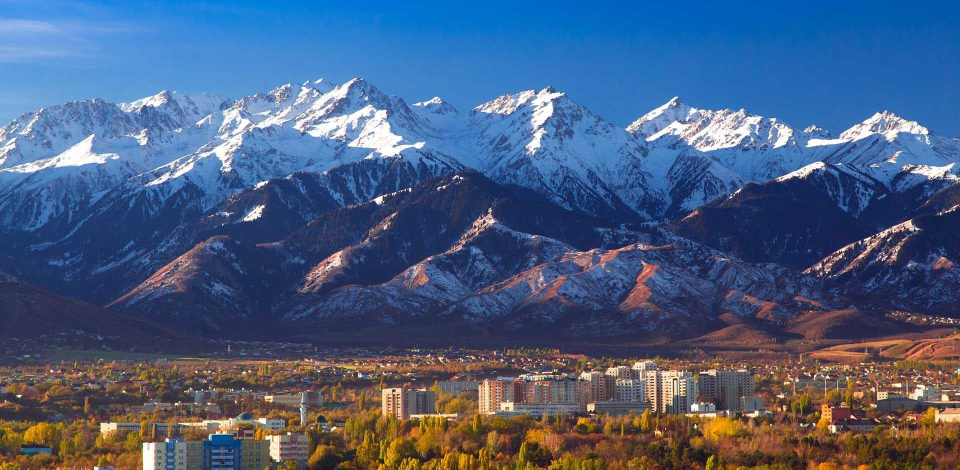
#> input picture StichIO/image.png, 1920 x 940 px (shown at 1/2 size)
$ python stichio.py
#> lines starting #> are read from the running program, lines starting #| are printed output that depends on the picture; after the words box and inside, x2 and y2 are one past the last pixel; in counts of white or black regions, pixels touching at a corner belong together
import os
import cv2
import numpy as np
import matplotlib.pyplot as plt


INPUT_IMAGE = "image.png"
OUTPUT_PANORAMA = "stitched_panorama.png"
OUTPUT_FIGURE = "result_page.png"


def load_image(path: str) -> np.ndarray:
    image = cv2.imread(path, cv2.IMREAD_COLOR)
    if image is None:
        raise FileNotFoundError(f"Cannot read image: {path}")
    return image


def crop_image_into_three_parts(image: np.ndarray):
    h, w = image.shape[:2]

    overlap = int(w * 0.15)
    crop_w = int(w * 0.45)

    x1 = 0
    x2 = crop_w - overlap
    x3 = w - crop_w

    part1 = image[:, x1:x1 + crop_w].copy()
    part2 = image[:, x2:x2 + crop_w].copy()
    part3 = image[:, x3:x3 + crop_w].copy()

    return [part1, part2, part3]


def save_crops(parts):
    for i, part in enumerate(parts, start=1):
        cv2.imwrite(f"part{i}.png", part)


def detect_and_match_features(img1: np.ndarray, img2: np.ndarray):
    gray1 = cv2.cvtColor(img1, cv2.COLOR_BGR2GRAY)
    gray2 = cv2.cvtColor(img2, cv2.COLOR_BGR2GRAY)

    if hasattr(cv2, "SIFT_create"):
        detector = cv2.SIFT_create(nfeatures=4000)
        norm = cv2.NORM_L2
    else:
        detector = cv2.ORB_create(nfeatures=6000)
        norm = cv2.NORM_HAMMING

    k1, d1 = detector.detectAndCompute(gray1, None)
    k2, d2 = detector.detectAndCompute(gray2, None)

    if d1 is None or d2 is None or len(k1) < 8 or len(k2) < 8:
        raise RuntimeError("Not enough features detected.")

    matcher = cv2.BFMatcher(norm, crossCheck=False)
    knn = matcher.knnMatch(d1, d2, k=2)

    good = []
    for pair in knn:
        if len(pair) < 2:
            continue
        m, n = pair
        if m.distance < 0.75 * n.distance:
            good.append(m)

    if len(good) < 8:
        raise RuntimeError("Not enough good matches.")

    pts1 = np.float32([k1[m.queryIdx].pt for m in good])
    pts2 = np.float32([k2[m.trainIdx].pt for m in good])

    return pts1, pts2


def estimate_translation(img_left: np.ndarray, img_right: np.ndarray):
    pts_left, pts_right = detect_and_match_features(img_left, img_right)

    shifts = pts_left - pts_right
    dx, dy = np.median(shifts, axis=0)

    return float(dx), float(dy)


def warp_image_translation(image: np.ndarray, dx: float, dy: float, out_shape):
    h_out, w_out = out_shape
    H = np.array([
        [1.0, 0.0, dx],
        [0.0, 1.0, dy],
        [0.0, 0.0, 1.0]
    ], dtype=np.float32)

    warped = cv2.warpPerspective(
        image,
        H,
        (w_out, h_out),
        flags=cv2.INTER_LINEAR,
        borderMode=cv2.BORDER_CONSTANT,
        borderValue=0
    )

    mask = np.ones(image.shape[:2], dtype=np.uint8) * 255
    warped_mask = cv2.warpPerspective(
        mask,
        H,
        (w_out, h_out),
        flags=cv2.INTER_NEAREST,
        borderMode=cv2.BORDER_CONSTANT,
        borderValue=0
    )

    return warped, warped_mask


def feather_blend(base, base_mask, overlay, overlay_mask):
    base_f = base.astype(np.float32)
    overlay_f = overlay.astype(np.float32)

    base_w = cv2.distanceTransform((base_mask > 0).astype(np.uint8), cv2.DIST_L2, 5)
    overlay_w = cv2.distanceTransform((overlay_mask > 0).astype(np.uint8), cv2.DIST_L2, 5)

    base_w = np.where(base_mask > 0, np.maximum(base_w, 1.0), 0.0).astype(np.float32)
    overlay_w = np.where(overlay_mask > 0, np.maximum(overlay_w, 1.0), 0.0).astype(np.float32)

    weight_sum = base_w + overlay_w
    weight_sum = np.where(weight_sum == 0, 1.0, weight_sum)

    blended = (
        base_f * base_w[:, :, None] +
        overlay_f * overlay_w[:, :, None]
    ) / weight_sum[:, :, None]

    blended_mask = np.where((base_mask > 0) | (overlay_mask > 0), 255, 0).astype(np.uint8)
    return blended.astype(np.uint8), blended_mask


def crop_non_black(image: np.ndarray):
    gray = cv2.cvtColor(image, cv2.COLOR_BGR2GRAY)
    coords = cv2.findNonZero((gray > 0).astype(np.uint8))
    if coords is None:
        return image
    x, y, w, h = cv2.boundingRect(coords)
    return image[y:y + h, x:x + w]


def stitch_translation(parts):
    img1, img2, img3 = parts

    dx12, dy12 = estimate_translation(img1, img2)
    dx23, dy23 = estimate_translation(img2, img3)

    pos1 = np.array([0.0, 0.0], dtype=np.float32)
    pos2 = np.array([-dx12, -dy12], dtype=np.float32)
    pos3 = pos2 + np.array([-dx23, -dy23], dtype=np.float32)

    positions = np.stack([pos1, pos2, pos3], axis=0)

    min_x = int(np.floor(np.min(positions[:, 0])))
    min_y = int(np.floor(np.min(positions[:, 1])))

    shifted_positions = positions - np.array([min_x, min_y], dtype=np.float32)

    heights = [p.shape[0] for p in parts]
    widths = [p.shape[1] for p in parts]

    max_x = 0
    max_y = 0
    for (x, y), w, h in zip(shifted_positions, widths, heights):
        max_x = max(max_x, int(np.ceil(x + w)))
        max_y = max(max_y, int(np.ceil(y + h)))

    canvas = np.zeros((max_y, max_x, 3), dtype=np.uint8)
    canvas_mask = np.zeros((max_y, max_x), dtype=np.uint8)

    for image, (x, y) in zip(parts, shifted_positions):
        warped, warped_mask = warp_image_translation(image, float(x), float(y), (max_y, max_x))
        canvas, canvas_mask = feather_blend(canvas, canvas_mask, warped, warped_mask)

    return crop_non_black(canvas)


def make_result_page(original, parts, panorama, output_path):
    original_rgb = cv2.cvtColor(original, cv2.COLOR_BGR2RGB)
    parts_rgb = [cv2.cvtColor(p, cv2.COLOR_BGR2RGB) for p in parts]
    panorama_rgb = cv2.cvtColor(panorama, cv2.COLOR_BGR2RGB)

    plt.figure(figsize=(18, 10))

    ax1 = plt.subplot(2, 3, 1)
    ax1.imshow(original_rgb)
    ax1.set_title("Original Image")
    ax1.axis("off")

    ax2 = plt.subplot(2, 3, 2)
    ax2.imshow(parts_rgb[0])
    ax2.set_title("Cropped Part 1")
    ax2.axis("off")

    ax3 = plt.subplot(2, 3, 3)
    ax3.imshow(parts_rgb[1])
    ax3.set_title("Cropped Part 2")
    ax3.axis("off")

    ax4 = plt.subplot(2, 3, 4)
    ax4.imshow(parts_rgb[2])
    ax4.set_title("Cropped Part 3")
    ax4.axis("off")

    ax5 = plt.subplot(2, 1, 2)
    ax5.imshow(panorama_rgb)
    ax5.set_title("Stitched Panorama")
    ax5.axis("off")

    plt.tight_layout()
    plt.savefig(output_path, dpi=200, bbox_inches="tight")
    plt.show()


def main():
    image = load_image(INPUT_IMAGE)
#> in load_image, image is the input picture: shape (940, 1920, 3); mean B, G, R 127.1, 93.8, 73.7

    parts = crop_image_into_three_parts(image)
#> in crop_image_into_three_parts, `part3 = image[:, x3:x3 + crop_w].copy()`:
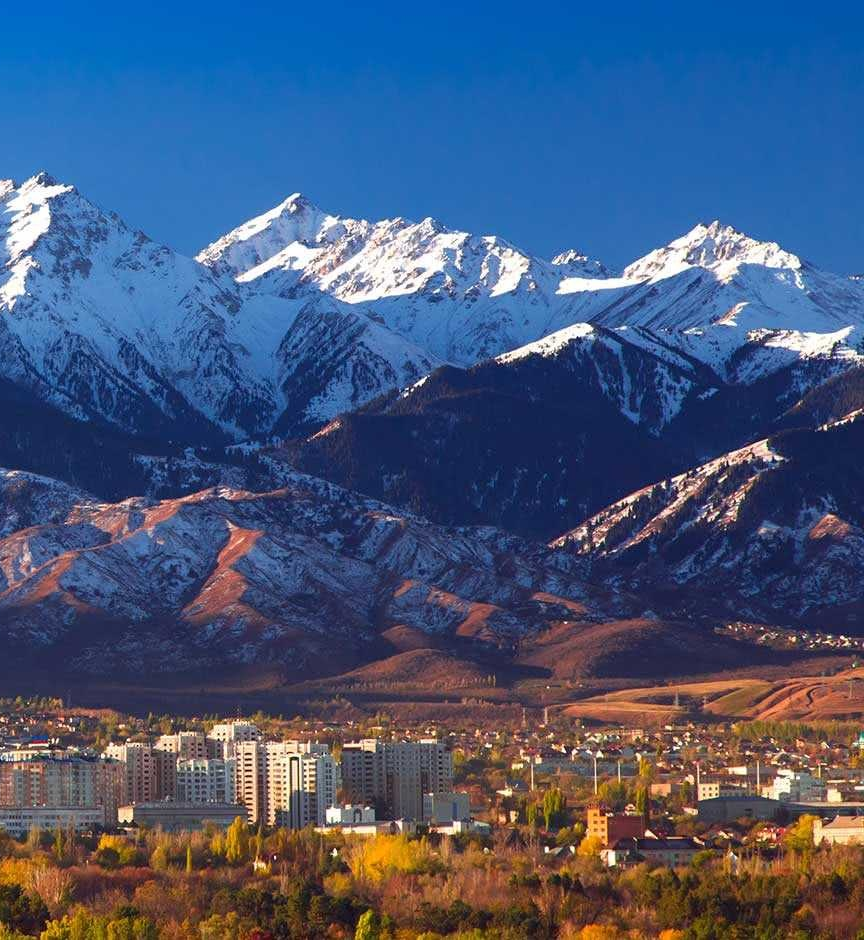
#> part3: shape (940, 864, 3); mean B, G, R 120.3, 87, 69
#> parts = 3 items
    save_crops(parts)
#> the loop in save_crops, `for i, part in enumerate(parts, start=1):` made 3 passes

    panorama = stitch_translation(parts)
#> in detect_and_match_features, `gray2 = cv2.cvtColor(img2, cv2.COLOR_BGR2GRAY)`:
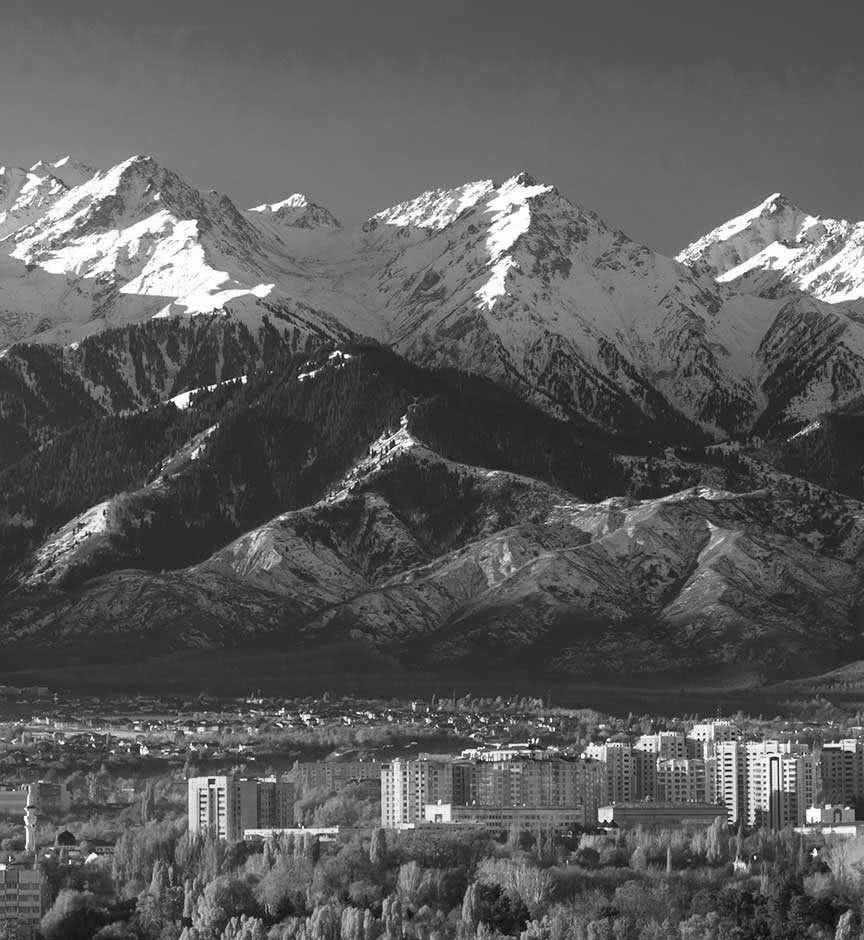
#> gray2: shape (940, 864); min 2, max 255, mean 90.9
#> in detect_and_match_features, `norm = cv2.NORM_L2`: norm = 4
#> in detect_and_match_features, `k1, d1 = detector.detectAndCompute(gray1, None)`: k1 = 4000 keypoints; strongest (x, y, size): (757, 400, 10.2), (810, 380, 2.2), (502, 781, 1.9), (820, 379, 4.2)
#> in detect_and_match_features, `k2, d2 = detector.detectAndCompute(gray2, None)`: k2 = 4001 keypoints; strongest (x, y, size): (346, 356, 3.1), (181, 400, 10.2), (234, 380, 2.2), (244, 379, 4.2)
#> in detect_and_match_features, `knn = matcher.knnMatch(d1, d2, k=2)`: knn = 4000 matches
#> after the loop in detect_and_match_features, `for pair in knn:`: good = 1303 matches
#> in detect_and_match_features, `pts1 = np.float32([k1[m.queryIdx].pt for m in good])`: pts1 = 1303 pairs, first value 56.83 to 859.4, second value 156.5 to 935.9
#> in detect_and_match_features, `pts2 = np.float32([k2[m.trainIdx].pt for m in good])`: pts2 = 1303 pairs, first value 4.32 to 855.5, second value 156.5 to 935.9
#> in estimate_translation, `pts_left, pts_right = detect_and_match_features(img_left, img_right)`: pts_left has the same summary as pts1 in detect_and_match_features; pts_right has the same summary as pts2 in detect_and_match_features
#> in estimate_translation, `shifts = pts_left - pts_right`: shifts = 1303 pairs, first value -565.8 to 576.9, second value -518 to 626.6
#> in estimate_translation, `dx, dy = np.median(shifts, axis=0)`: dx = 576; dy = 0
#> in stitch_translation, `dx12, dy12 = estimate_translation(img1, img2)`: dx12 = 576; dy12 = 0
#> in detect_and_match_features (call 2), `gray2 = cv2.cvtColor(img2, cv2.COLOR_BGR2GRAY)`:
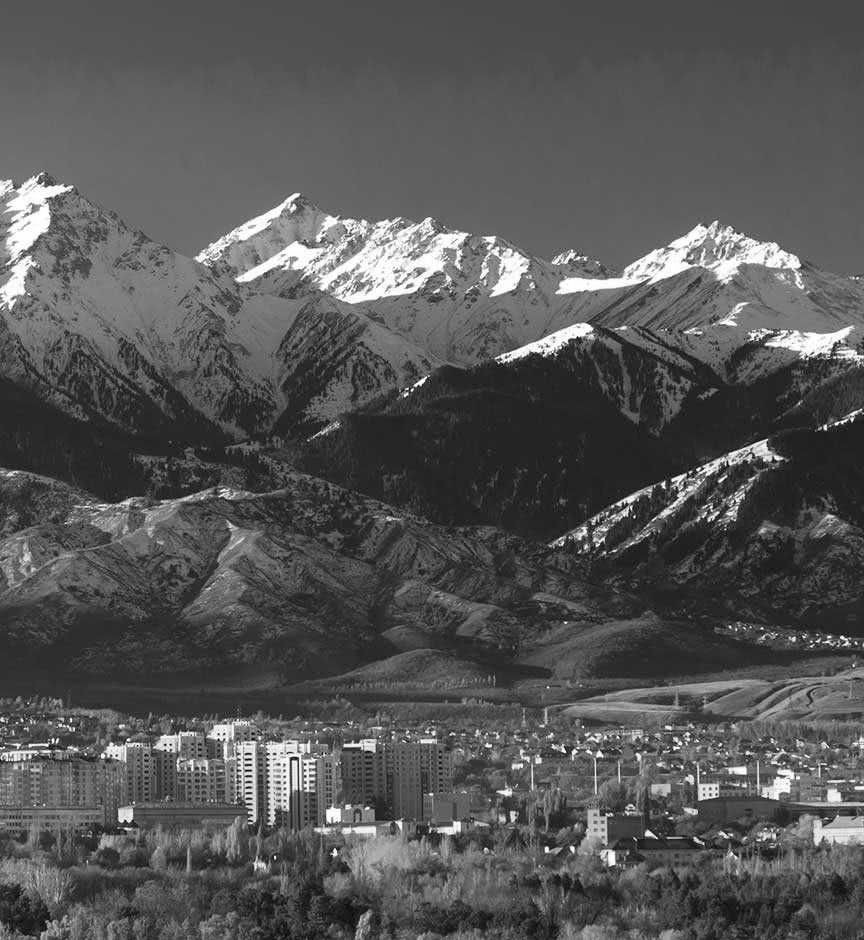
#> gray2: shape (940, 864); min 2, max 255, mean 85.4
#> in detect_and_match_features (call 2), `k1, d1 = detector.detectAndCompute(gray1, None)`: k1 has the same summary as k2
#> in detect_and_match_features (call 2), `k2, d2 = detector.detectAndCompute(gray2, None)`: k2 = 4000 keypoints; strongest (x, y, size): (412, 390, 1.9), (836, 424, 2.5), (274, 754, 1.9), (825, 427, 3)
#> in detect_and_match_features (call 2), `knn = matcher.knnMatch(d1, d2, k=2)`: knn = 4001 matches
#> after the loop in detect_and_match_features (call 2), `for pair in knn:`: good = 1818 matches
#> in detect_and_match_features (call 2), `pts1 = np.float32([k1[m.queryIdx].pt for m in good])`: pts1 = 1818 pairs, first value 27.01 to 861, second value 179.1 to 937.1
#> in detect_and_match_features (call 2), `pts2 = np.float32([k2[m.trainIdx].pt for m in good])`: pts2 = 1818 pairs, first value 2.86 to 835.3, second value 179.1 to 937.1
#> in stitch_translation, `dx23, dy23 = estimate_translation(img2, img3)`: dx23 = 480; dy23 = 0
#> in stitch_translation, `pos2 = np.array([-dx12, -dy12], dtype=np.float32)`: pos2 = [-576, 0]
#> in stitch_translation, `pos3 = pos2 + np.array([-dx23, -dy23], dtype=np.float32)`: pos3 = [-1056, 0]
#> in stitch_translation, `positions = np.stack([pos1, pos2, pos3], axis=0)`: positions = [[0, 0], [-576, 0], [-1056, 0]]
#> in stitch_translation, `min_x = int(np.floor(np.min(positions[:, 0])))`: min_x = -1056
#> in stitch_translation, `min_y = int(np.floor(np.min(positions[:, 1])))`: min_y = 0
#> in stitch_translation, `shifted_positions = positions - np.array([min_x, min_y], dtype=np.floa..`: shifted_positions = [[1056, 0], [480, 0], [0, 0]]
#> in stitch_translation, `heights = [p.shape[0] for p in parts]`: heights = [940, 940, 940]
#> in stitch_translation, `widths = [p.shape[1] for p in parts]`: widths = [864, 864, 864]
#> the loop in stitch_translation, `for (x, y), w, h in zip(shifted_positions, widths, heights):` made 3 passes
#> x on passes 1 to 3: 1056, 480, 0
#> the loop in stitch_translation, `for image, (x, y) in zip(parts, shifted_positions):` made 3 passes
#> (x, H in warp_image_translation) on passes 1 to 3: (1056, [[1, 0, 1056], [0, 1, 0], [0, 0, 1]]), (480, [[1, 0, 480], [0, 1, 0], [0, 0, 1]]), (0, [[1, 0, 0], [0, 1, 0], [0, 0, 1]])
#> pass 1, in warp_image_translation, `warped_mask = cv2.warpPerspective( mask, H, (w_out, h_out), flags=cv2...`:
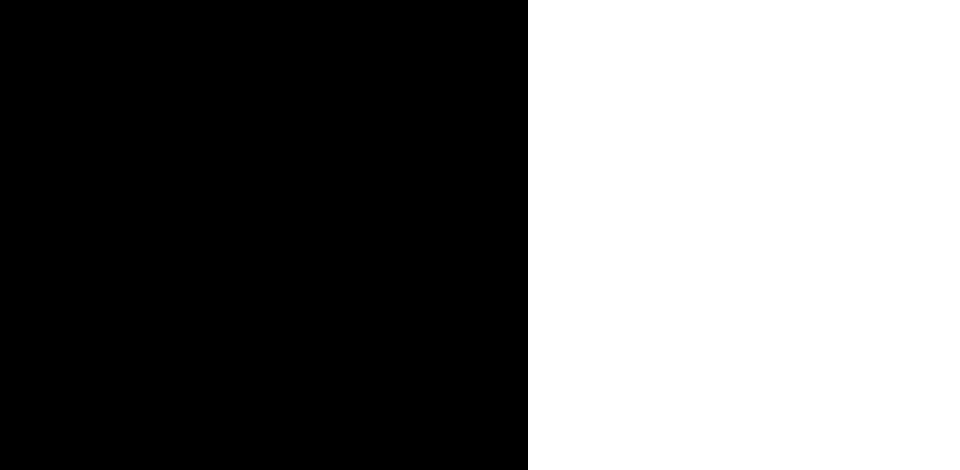
#> warped_mask: shape (940, 1920) (shown at 1/2 size); 45% white; 1 white region, box (x1, y1, x2, y2) and area: (1056, 0, 1920, 940) 812160
#> after the loop in stitch_translation, `for image, (x, y) in zip(parts, shifted_positions):`:
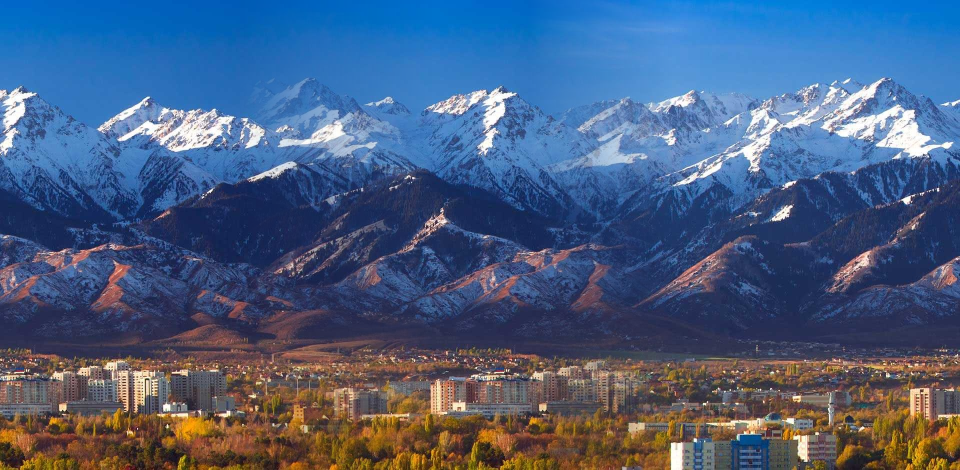
#> canvas: shape (940, 1920, 3) (shown at 1/2 size); mean B, G, R 127.6, 93.9, 72.8
#> after the loop in stitch_translation, `for image, (x, y) in zip(parts, shifted_positions):`: canvas_mask: shape (940, 1920); every value is 255
#> in crop_non_black, `gray = cv2.cvtColor(image, cv2.COLOR_BGR2GRAY)`:
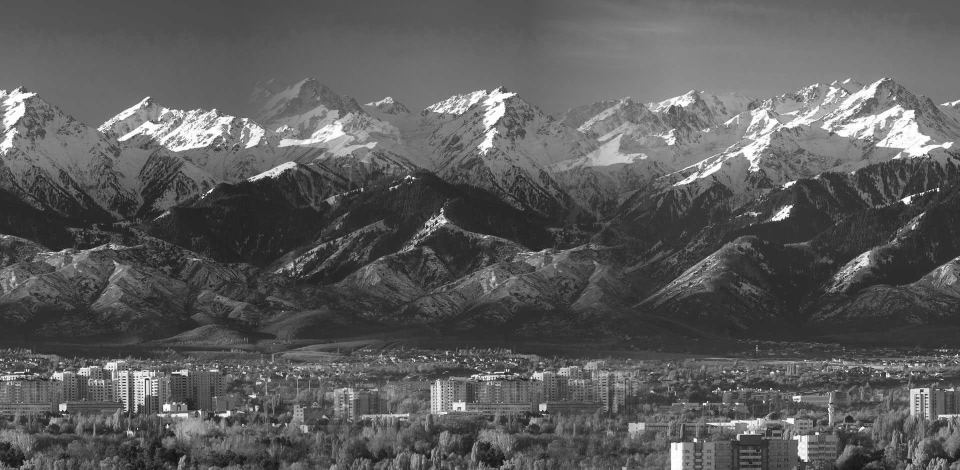
#> gray: shape (940, 1920) (shown at 1/2 size); min 2, max 255, mean 91.4
#> in crop_non_black, `coords = cv2.findNonZero((gray > 0).astype(np.uint8))`: coords = contour of 1804800 points, box (x1, y1, x2, y2) (0, 0, 1920, 940), area 0
#> in crop_non_black, `x, y, w, h = cv2.boundingRect(coords)`: x = 0; w = 1920; h = 940
    cv2.imwrite(OUTPUT_PANORAMA, panorama)

    make_result_page(image, parts, panorama, OUTPUT_FIGURE)
#> in make_result_page, `parts_rgb = [cv2.cvtColor(p, cv2.COLOR_BGR2RGB) for p in parts]`: parts_rgb = 3 items
#> in make_result_page, `plt.savefig(output_path, dpi=200, bbox_inches="tight")`:
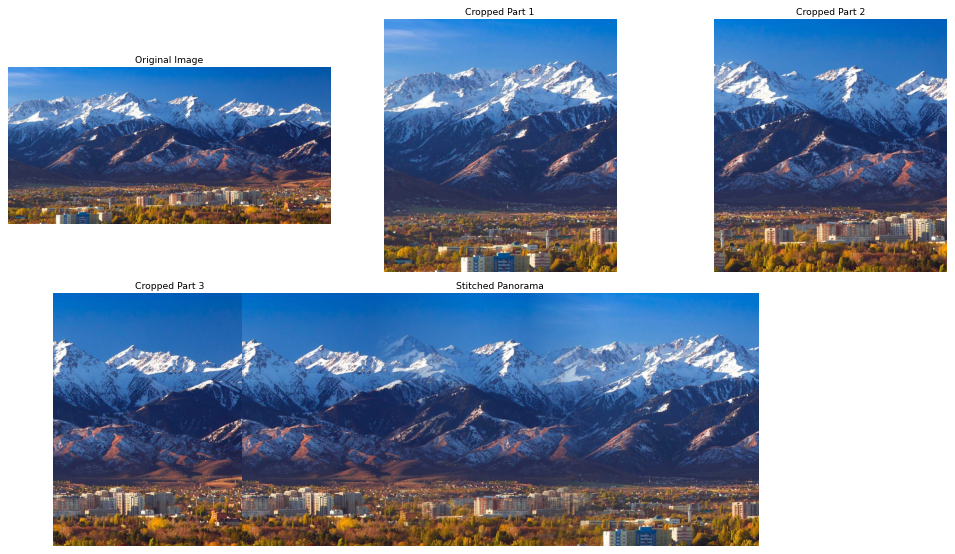
#> figure drawn by matplotlib, 5 panels

    print(f"Saved cropped images: part1.png, part2.png, part3.png")
    print(f"Saved stitched panorama: {OUTPUT_PANORAMA}")
    print(f"Saved result page: {OUTPUT_FIGURE}")


if __name__ == "__main__":
    main()
